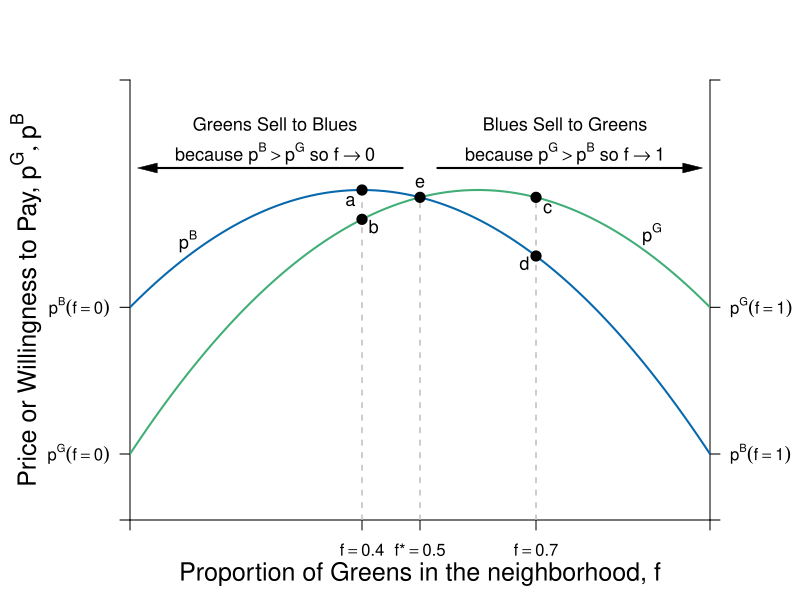

The R source for this figure:
#Graph Designer: Simon Halliday
#Authors: Bowles, Foley and Halliday
#Title: Coordination, Conflict and Competition: A Text in Microeconomics

library(shape)
pdf(file = "public_mechanism/segregation.pdf", width = 8, height = 6)

#Set parameters for graphics
axislabelsize <- 1.5
labelsize <- 1.1
graphlinewidth <- 2
segmentlinewidth <-1.5

COL <- c("#7fc97f", "#beaed4", "#fdc086", "#ffff99", "#386cb0", "#f0027f", "#bf5b17", "#666666")
COLA <- c("#e0f3db", "#99d8c9","#66c2a4","#41ae76", "#238b45", "#005824")
COLB <- c("#c6dbef", "#4eb3d3", "#2b8cbe", "#0868ac","#084081")

#Edited the margins to cater for the larger LHS labels
par(mar =  c(4, 6.5, 4, 4.5))

GreenPrice <- function(f, delta = 0.1, p = 0.1) {
  (1/2)*(f - delta)  - (1/2)*(f - delta)^2 + p 
}

BluePrice <- function(f, delta = 0.1, p = 0.1) {
  (1/2)*(f + delta)  - (1/2)*(f + delta)^2 + p
}

xlims <- c(0, 1)
ylims <- c(0, 0.3)

npts <- 501 
d1 <- seq(xlims[1], xlims[2], length.out = npts)
f1 <- seq(ylims[1], ylims[2], length.out = npts) 
a <- c(0.0625)

plot(0, 0, xlim = xlims, ylim = ylims, type = "n",
     xlab = expression(paste("")),
     ylab = expression(paste("")), 
     xaxt = "n", 
     yaxt = "n", 
     cex.lab = axislabelsize, 
     bty = "n", 
     xaxs="i", 
     yaxs="i"
)


# ticksy <- seq(from = 0, to = ylims[2], by = 0.1)
# ylabels <- seq(from = 0, to = ylims[2], by = 0.1)
# ticksx <- seq(from = 0, to = xlims[2], by = 0.1)
# xlabels <- seq(from = 0, to = xlims[2], by = 0.1)
ticksy <- c(ylims[1], GreenPrice(f = 0), BluePrice(f = 0), ylims[2])
ylabels <- c(NA, expression(paste(p^G*(f == 0))), expression(paste(p^B*(f == 0))), NA)
ticksx <- c(xlims[1], 0.4, 0.5, 0.7, xlims[2])
xlabels <- c(NA, expression(paste(f == 0.4 )), expression(paste(f,"*", phantom()==0.5 )), expression(paste(f == 0.7 )), NA)
ticksy2 <- c(ylims[1], BluePrice(f = 1), GreenPrice(f = 1), ylims[2])
ylabels2 <- c(NA, expression(paste(p^B*(f == 1))), expression(paste(p^G*(f == 1))), NA)

axis(1, at = ticksx, pos = 0, labels = xlabels)
axis(2, at = ticksy, pos = 0, labels = ylabels, las = 1)
axis(4, at = ticksy2, pos = 1, labels = ylabels2, las = 1)

npts <- 503 
xx1 <- seq(xlims[1], xlims[2], length.out = npts)

#Draw the graphs
lines(xx1, GreenPrice(xx1), col = COLA[4], lwd = graphlinewidth)
lines(xx1, BluePrice(xx1), col = COLB[4], lwd = graphlinewidth)

#Axis labels
mtext(expression(paste("Proportion of Greens in the neighborhood, ", f)), side = 1, line = 2.5, cex = axislabelsize)
text(-0.18, 0.5*(ylims[2]), expression(paste("Price or Willingness to Pay, ", list(p^G, p^B))), xpd = TRUE, cex = axislabelsize, srt = 90) 

#Segments and labeled points on the graphs
segments(0.5, 0, 0.5, GreenPrice(f = 0.5), lty = 2, col = "gray" , lwd = segmentlinewidth)
points(0.5, GreenPrice(f = 0.5), pch = 16, col = "black", cex = 1.5)
text(0.5, GreenPrice(f = 0.5) + 0.01, expression(paste(e)), cex = labelsize)

segments(0.4, 0, 0.4, BluePrice(f = 0.4), lty = 2, col = "gray" , lwd = segmentlinewidth)
points(0.4, BluePrice(f = 0.4), pch = 16, col = "black", cex = 1.5)
points(0.4, GreenPrice(f = 0.4), pch = 16, col = "black", cex = 1.5)
text(0.4-0.02, BluePrice(f = 0.4) - 0.0075, expression(paste(a)), cex = labelsize)
text(0.4+0.02, GreenPrice(f = 0.4) - 0.005, expression(paste(b)), cex = labelsize)


segments(0.7, 0, 0.7, GreenPrice(f = 0.7), lty = 2, col = "gray" , lwd = segmentlinewidth)
points(0.7, BluePrice(f = 0.7), pch = 16, col = "black", cex = 1.5)
points(0.7, GreenPrice(f = 0.7), pch = 16, col = "black", cex = 1.5)
text(0.7-0.02, BluePrice(f = 0.7) - 0.005, expression(paste(d)), cex = labelsize)
text(0.7+0.02, GreenPrice(f = 0.7) - 0.0075, expression(paste(c)), cex = labelsize)

#Label graphs
text(0.1, BluePrice(f = 0.1) + 0.01, expression(paste(p^B)), cex = labelsize)
text(0.9, GreenPrice(f = 0.9) + 0.015, expression(paste(p^G)), cex = labelsize)

#Explain the dynamics
text(0.25, 0.27, expression(paste("Greens Sell to Blues")), cex = labelsize)
text(0.25, 0.25, expression(paste("because ", p^B > p^G, " so ", f %->% 0)), cex = labelsize)
Arrows(0.03, 0.24, 0.47, 0.24, col = "black", code = 1, lty = 1, lwd = 2, arr.type = "triangle", arr.lwd = 0.5)

text(0.75, 0.27, expression(paste("Blues Sell to Greens")), cex = labelsize)
text(0.75, 0.25, expression(paste("because ", p^G > p^B, " so ", f %->% 1)), cex = labelsize)
Arrows(0.53, 0.24, 0.97, 0.24, col = "black", code = 2, lty = 1, lwd = 2, arr.type = "triangle", arr.lwd = 0.5)


dev.off()
